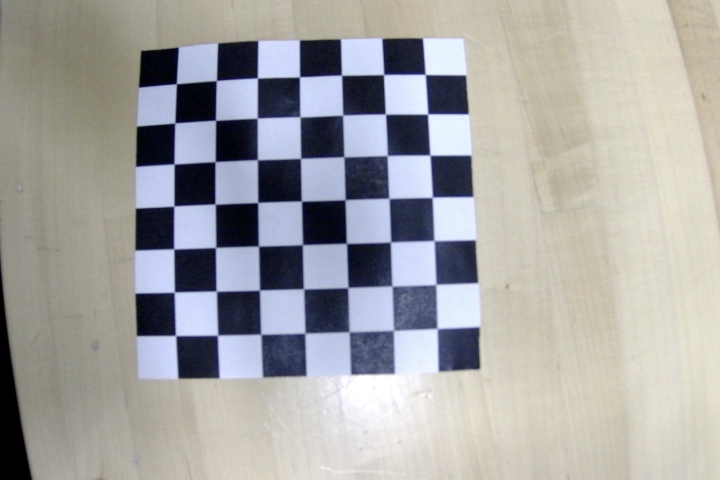
#> input picture shotsWDan/Photo on 3-20-24 at 4.13 PM #2.jpg, 1440 x 960 px, given in place of the camera (shown at 1/2 size)
$ python background.py   (older library calls are emulated)
#> lines starting #> are read from the running program, lines starting #| are printed output that depends on the picture; after the words box and inside, x2 and y2 are one past the last pixel; in counts of white or black regions, pixels touching at a corner belong together
### PythonCode/AntiFisheye.py
import cv2
import numpy as np


class AntiFisheye:

    def undistort_fisheye_image(img, K, D, dim2=None, dim3=None):

        dim1 = img.shape[:2][::-1]  # Dimension of the original image

        if dim2 is None:
            dim2 = dim1
        if dim3 is None:
            dim3 = dim1

        # Convert K and D to float64
        K = K.astype(np.float64)
        D = D.astype(np.float64)

        scaled_K = K.copy()
        scaled_K[0, 0] *= dim1[0] / dim3[0]
        scaled_K[1, 1] *= dim1[1] / dim3[1]
        scaled_K[0, 2] *= dim1[0] / dim3[0]
        scaled_K[1, 2] *= dim1[1] / dim3[1]

        map1, map2 = cv2.fisheye.initUndistortRectifyMap(K, D, np.eye(3), scaled_K, dim1, cv2.CV_16SC2)
        undistorted_img = cv2.remap(img, map1, map2, interpolation=cv2.INTER_LINEAR, borderMode=cv2.BORDER_CONSTANT)

        return undistorted_img


'''
# Example usage
K = np.array([[1.30327767e+03, 0.00000000e+00, 7.04960207e+02], [0.00000000e+00, 1.30488170e+03, 5.03778850e+02],[0.00000000e+00, 0.00000000e+00, 1.00000000e+00]])  # Example camera matrix
D = np.array([-0.01093008, -0.23537576, 0.6907555, -0.48150618])  # Example distortion coefficients

K = K.astype(np.float64)
D = D.astype(np.float64)

image_path = "/Users/hirshramani/PycharmProjects/foosyFriends/shotsWDan/Photo on 3-20-24 at 4.13 PM.jpg"  # Change to the path of your image
frame = cv2.imread(image_path)
# Correct the image
undistorted_img = AntiFisheye.undistort_fisheye_image(frame, K, D)

# Save or display the undistorted image
cv2.imshow("Undistorted Image", undistorted_img)
cv2.waitKey(0)
cv2.destroyAllWindows()
'''

### PythonCode/background.py
import cv2
import numpy as np
import imutils
import math
from AntiFisheye import AntiFisheye

K = np.array([[968.82202387, 0.00000000e+00, 628.92706997], [0.00000000e+00, 970.56156502, 385.82007021], [0.00000000e+00, 0.00000000e+00, 1.00000000e+00]])  # Example camera matrix
D = np.array([-0.04508764, -0.01990902, 0.08263842, -0.0700435])
radius = 10

def track_colored_object():
    # Start capturing video from the webcam
    cap = cv2.VideoCapture(1)
    if not cap.isOpened():
        print("Error: Could not open video capture device.")
        exit()

    # Set the resolution of the video capture. Example: 1920x1080
    cap.set(cv2.CAP_PROP_FRAME_WIDTH, 1920)
    cap.set(cv2.CAP_PROP_FRAME_HEIGHT, 1080)

    # Create Background Subtractor object
    fgbg = cv2.createBackgroundSubtractorMOG2(detectShadows=True)
    x, y = 0, 0

    # Define range of orange color in HSV
    lower_orange = np.array([0, 100, 100])
    upper_orange = np.array([100, 255, 255])

    while True:
        # Capture frame-by-frame
        ret, frame = cap.read()
#> frame is the input picture: shape (960, 1440, 3); mean B, G, R 164.4, 164.9, 165.5
        if not ret:
            break

        frame = imutils.resize(frame, width=1200)
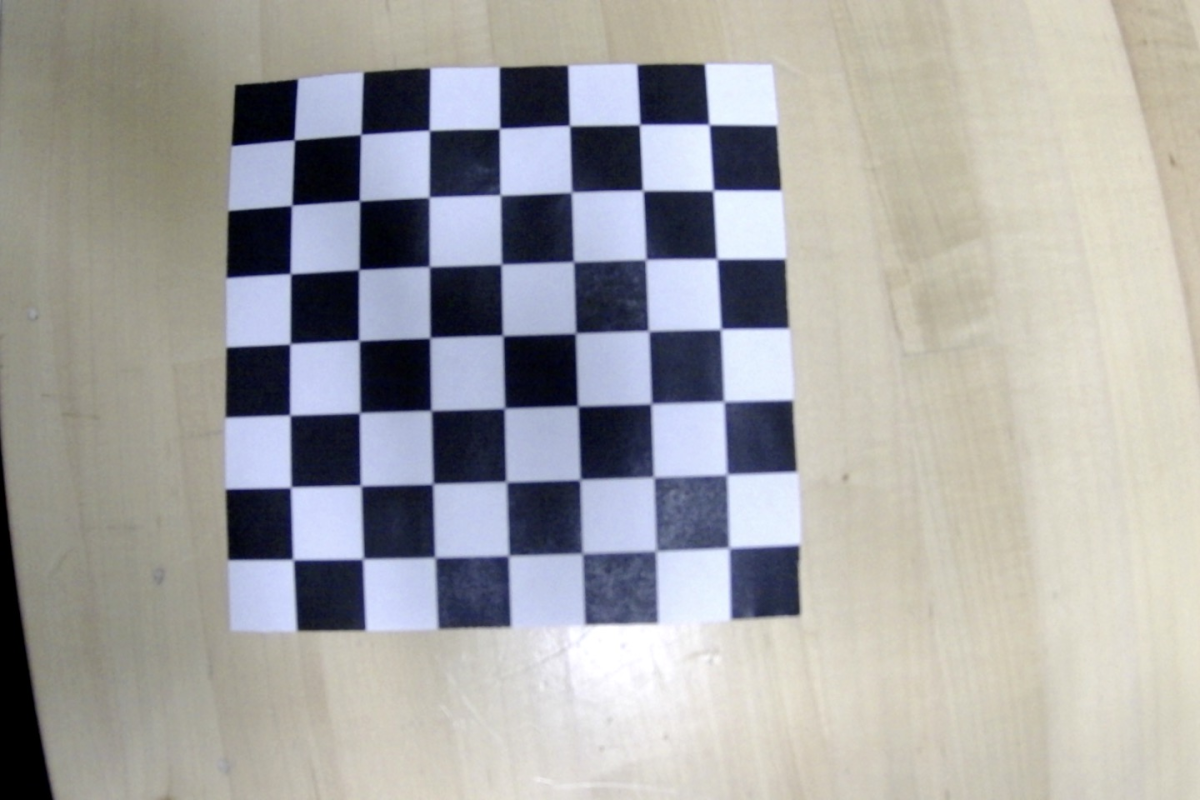
#> frame: shape (800, 1200, 3); mean B, G, R 164.4, 164.9, 165.5
        # Apply the background subtractor to get the foreground mask
        frame = AntiFisheye.undistort_fisheye_image(frame, K, D)
#> in undistort_fisheye_image, `undistorted_img = cv2.remap(img, map1, map2, interpolation=cv2.INTER_L..`:
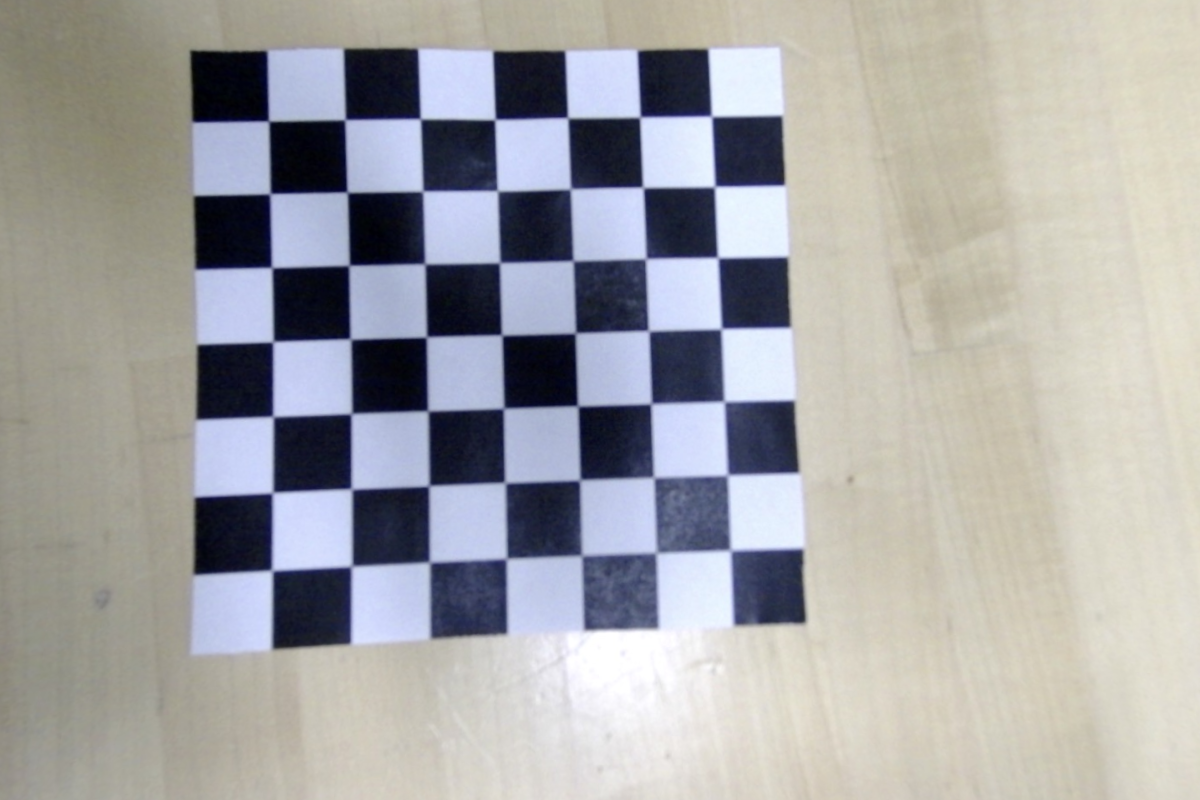
#> undistorted_img: shape (800, 1200, 3); mean B, G, R 165.9, 165.1, 165.3
        frame = frame[120:590, 160:1000]
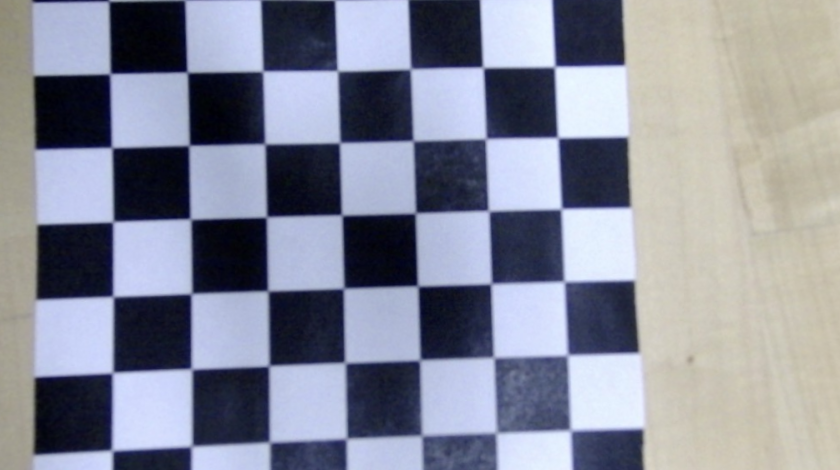
#> frame: shape (470, 840, 3); mean B, G, R 154.4, 140, 136.5
        fgmask = fgbg.apply(frame)
#> fgmask: shape (470, 840); every value is 127

        # Convert the frame to HSV color space
        hsv = cv2.cvtColor(frame, cv2.COLOR_BGR2HSV)
#> hsv: shape (470, 840, 3); mean H, S, V 88.1, 71.7, 160.3

        # Threshold the HSV image to get only orange colors
        mask = cv2.inRange(hsv, lower_orange, upper_orange)
#> mask: shape (470, 840); every value is 0

        # Bitwise-AND mask and foreground mask to isolate the orange colored moving object
        combined_mask = cv2.bitwise_and(mask, fgmask)

        # Find contours in the combined mask
        contours = cv2.findContours(combined_mask, cv2.RETR_EXTERNAL, cv2.CHAIN_APPROX_SIMPLE)
#> contours = 0 contours
        contours = imutils.grab_contours(contours)
#> contours = []

        if len(contours) > 0:
            c = max(contours, key=cv2.contourArea)
            if cv2.contourArea(c) > 100:  # Update this threshold as needed
                ((x, y), _) = cv2.minEnclosingCircle(c)
                print(f"Updated position: ({x}, {y})")
            else:
                print(f"Current position: ({x}, {y})")
        else:
            print(f"Current position: ({x}, {y})")

        cv2.circle(frame, (int(x), int(y)), int(radius), (0, 255, 255), 2)
#> frame: shape (470, 840, 3); 0.01% of pixels changed, all inside (x1, y1, x2, y2) = (0, 0, 12, 12)


        # Display the resulting frame
        cv2.imshow('Frame', frame)
        cv2.imshow('Foreground', fgmask)
        cv2.imshow('Color Filter', combined_mask)

        # Break the loop when 'q' is pressed
        if cv2.waitKey(1) & 0xFF == ord('q'):
#> (key q is pressed here)
            break

    # When everything is done, release the capture
    cap.release()
    cv2.destroyAllWindows()

if __name__ == "__main__":
    track_colored_object()

$ run again, on shotsWDan/Photo on 3-20-24 at 4.14 PM #2.jpg
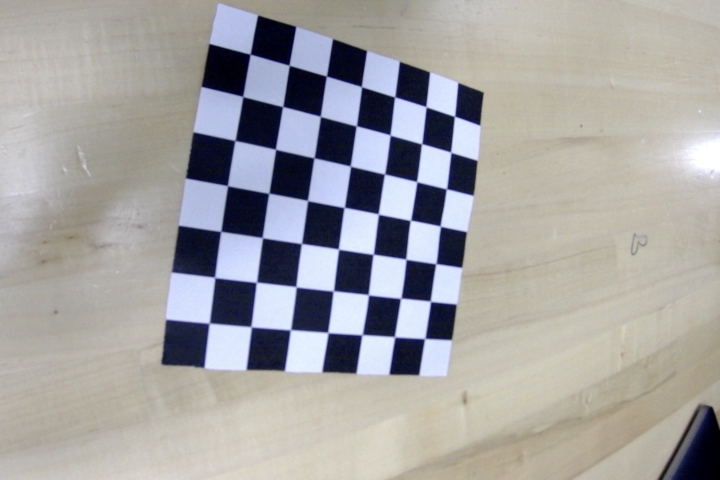
#> input picture shotsWDan/Photo on 3-20-24 at 4.14 PM #2.jpg, 1440 x 960 px, given in place of the camera (shown at 1/2 size)
#> in track_colored_object, frame is the input picture: shape (960, 1440, 3); mean B, G, R 162.4, 162.6, 163.8
#> in undistort_fisheye_image, `undistorted_img = cv2.remap(img, map1, map2, interpolation=cv2.INTER_L..`:
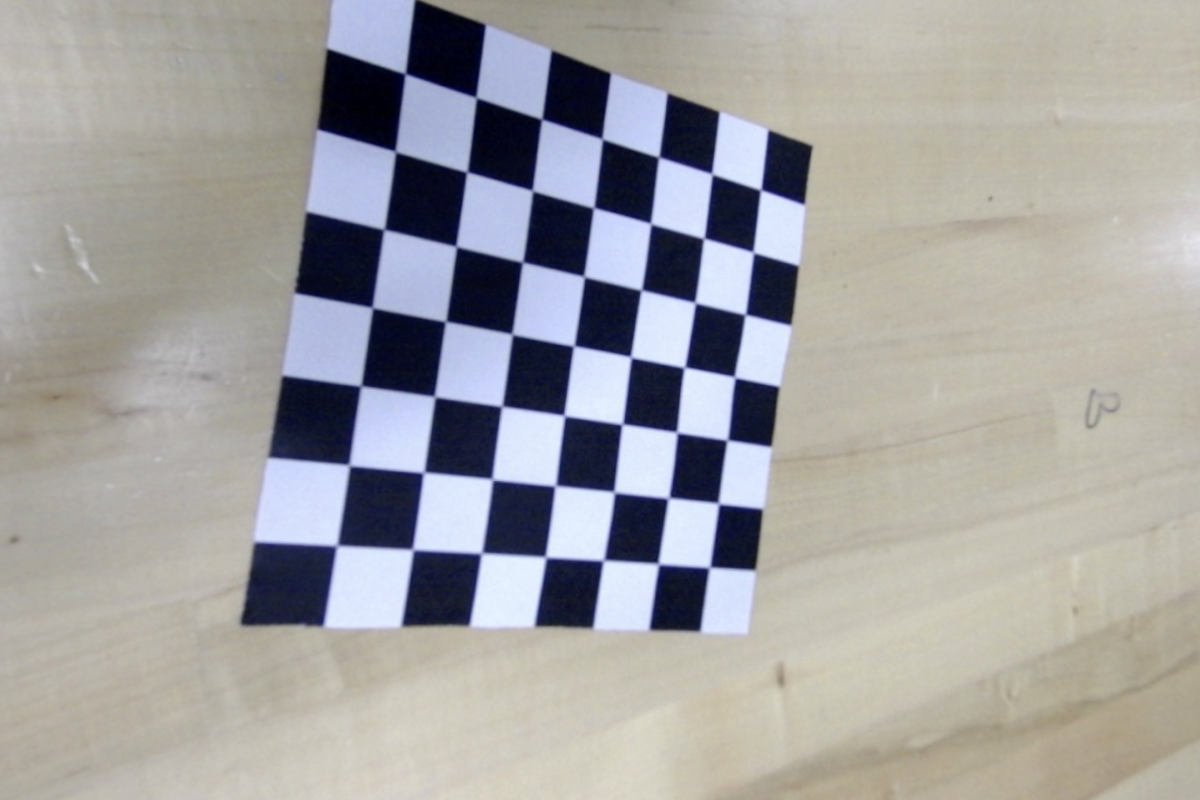
#> undistorted_img: shape (800, 1200, 3); mean B, G, R 161.5, 161.6, 162.6
#> in track_colored_object, `frame = frame[120:590, 160:1000]`:
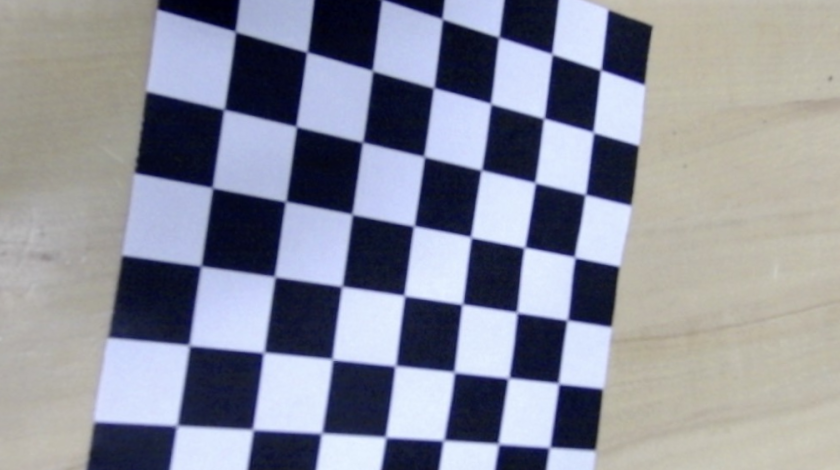
#> frame: shape (470, 840, 3); mean B, G, R 155.8, 143.1, 140.3
#> fgmask: shape (470, 840); every value is 127
#> hsv: shape (470, 840, 3); mean H, S, V 78.5, 70.8, 162.3
#> mask: shape (470, 840); every value is 0
#> in track_colored_object, `contours = cv2.findContours(combined_mask, cv2.RETR_EXTERNAL, cv2.CHAI..`: contours = 0 contours
#> in track_colored_object, `contours = imutils.grab_contours(contours)`: contours = []

$ run again, on shotsWDan/Photo on 3-20-24 at 4.15 PM #2.jpg
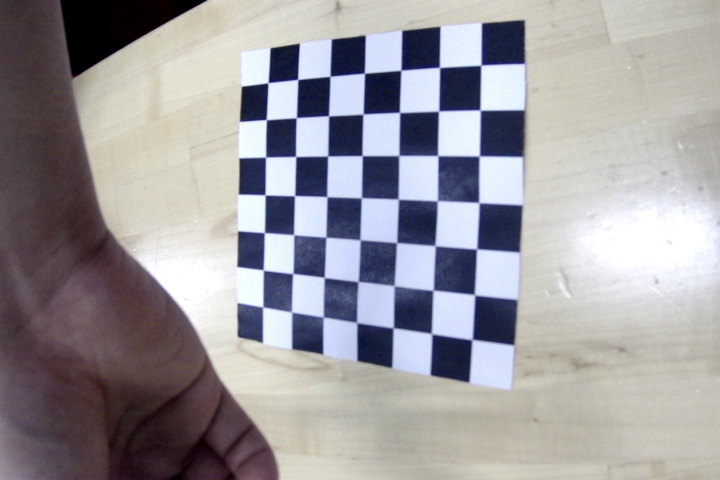
#> input picture shotsWDan/Photo on 3-20-24 at 4.15 PM #2.jpg, 1440 x 960 px, given in place of the camera (shown at 1/2 size)
#> in track_colored_object, frame is the input picture: shape (960, 1440, 3); mean B, G, R 157.7, 153.5, 156
#> in undistort_fisheye_image, `undistorted_img = cv2.remap(img, map1, map2, interpolation=cv2.INTER_L..`:
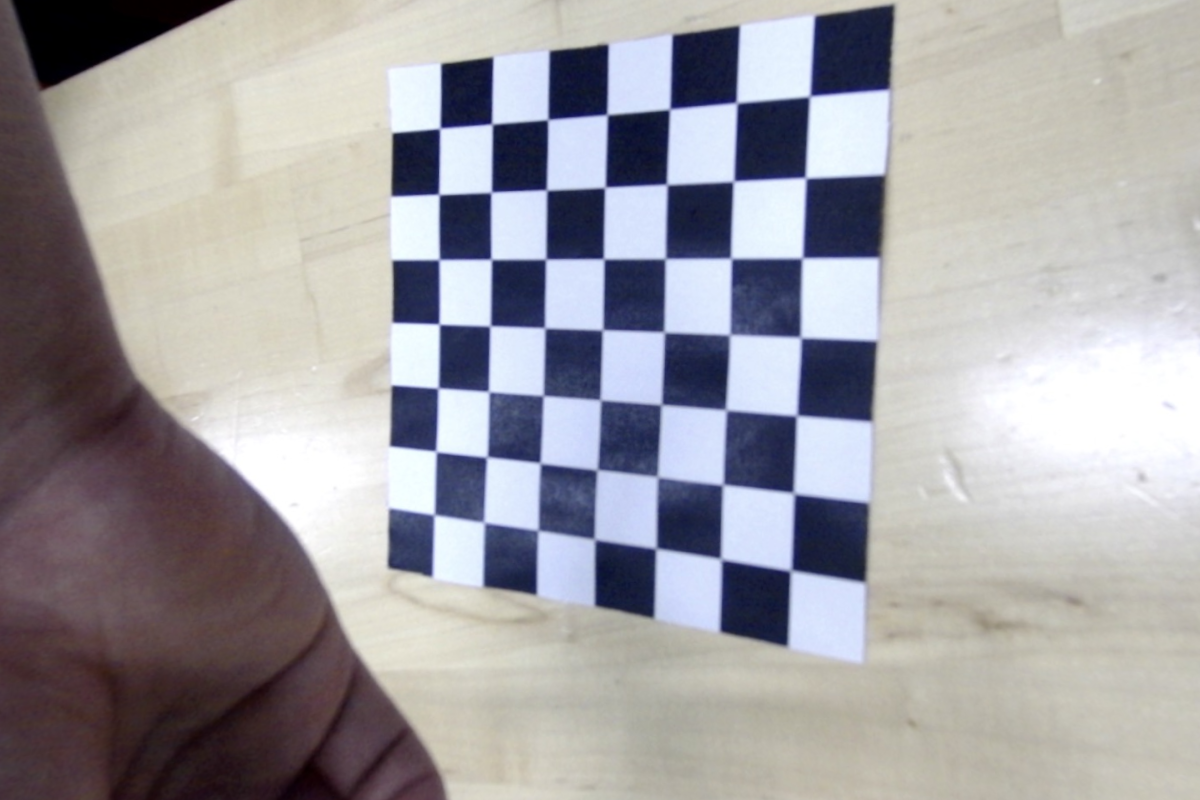
#> undistorted_img: shape (800, 1200, 3); mean B, G, R 162.9, 158.8, 160.8
#> in track_colored_object, `frame = frame[120:590, 160:1000]`:
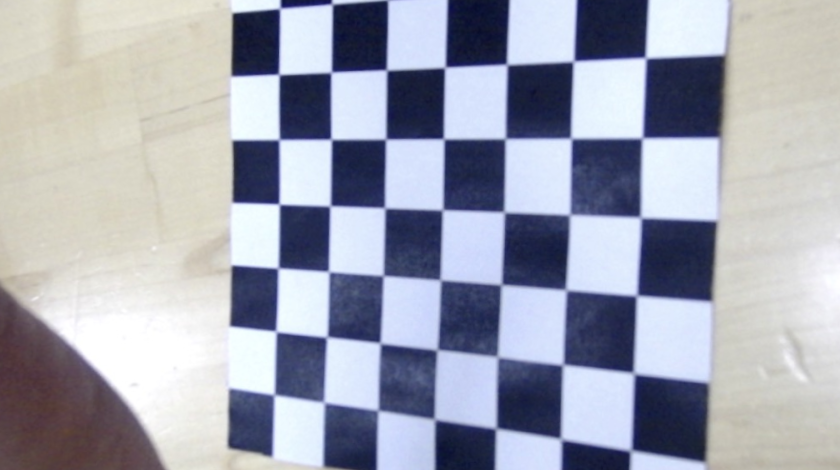
#> frame: shape (470, 840, 3); mean B, G, R 178.5, 165, 161.7
#> fgmask: shape (470, 840); every value is 127
#> hsv: shape (470, 840, 3); mean H, S, V 82.4, 56.5, 183.9
#> mask: shape (470, 840); every value is 0
#> in track_colored_object, `contours = cv2.findContours(combined_mask, cv2.RETR_EXTERNAL, cv2.CHAI..`: contours = 0 contours
#> in track_colored_object, `contours = imutils.grab_contours(contours)`: contours = []
